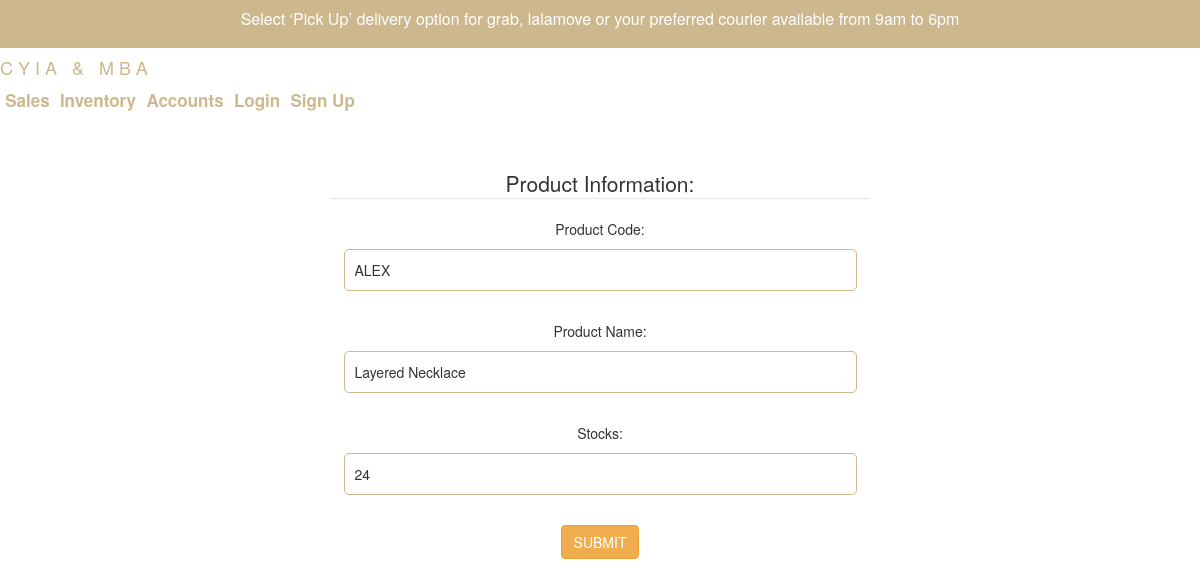
The page /edit.php?id=1 on the database its author committed.
### tables this page shows
CREATE TABLE `inventory` (
  `prod_id` int(50) NOT NULL,
  `prod_code` varchar(50) NOT NULL,
  `prod_name` varchar(50) NOT NULL,
  `num_of_stocks` int(50) NOT NULL
);

### web/edit.php (the view, shortened to what this page needs)
<?php
include_once 'header2.php';
$id = $_GET['id'];
	$sql = "SELECT * FROM `inventory` WHERE `prod_id` = '$id'";
	$result = $conn->query($sql);
	if($result->num_rows > 0){
			while($row = $result->fetch_assoc()){
				$prod_code = $row['prod_code'];
                $prod_name = $row['prod_name'];
				$stocks = $row['num_of_stocks'];
			}
			?>
			<center>
			<form action="" method="POST">
			  <fieldset>
			    <legend>Product Information:</legend>
			    Product Code:<br>
			    <input type="text" name="pc" value="<?php echo $prod_code; ?>" >
			    <br>
                Product Name:<br>
			    <input type="text" name="pn" value="<?php echo $prod_name; ?>" >
			    <br>
			    Stocks:<br>
			    <input type="number" name="s" value="<?php echo $stocks; ?>" >
			    <br>
			    <input type="submit" class="btn btn-warning" name="update" value="submit"><br>
			  </fieldset>
			</form>
            </center>
			</body>
			</html>
			<?php
}
?>

### web/styles2.css (style rules this page uses)
* { padding:0; margin:0; box-sizing: border-box; }
.btn { display: inline-block; background:#cfaea7; color:#fff; padding:10px 20px; border-radius: 5px; text-transform: uppercase; text-decoration: none; }
form { width:600px; padding:30px; }
input[type=text],input[type=password],input[type=number],input[type=email] { display: block; border:1px solid #ccb88c; width:95%; padding:10px; margin:10px auto; border-radius:5px; }

### rows shown on the page
inventory: pc "ALEX", pn "Layered Necklace", s "24"
